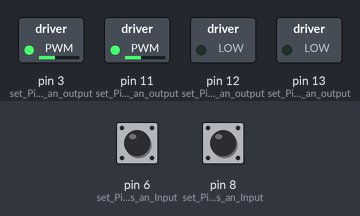
This sketch was run on a simulated Arduino Uno, built with avr-gcc and run on an emulated ATmega328P. Shown: switched loads named in the sketch (green lamp = pin HIGH). Inputs (shaded band) come from the test bench; at power-on: pin 8 (set_Pin_8_as_an_Input) LOW, pin 6 (set_Pin_6_as_an_Input) HIGH.

Above: at 6.0 s.
6.1 s: pin 8 (set_Pin_8_as_an_Input) pulled HIGH for 0.2 s
At 6.2 s:
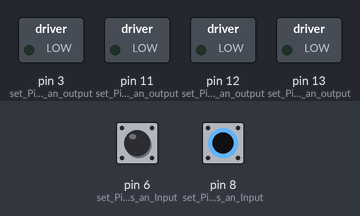
7.8 s: pin 8 (set_Pin_8_as_an_Input) pulled HIGH for 3.2 s
At 11.3 s:
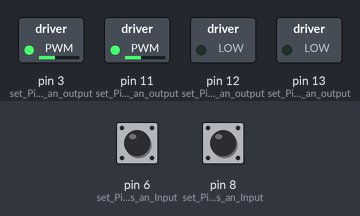
Timing chart, 0 to 12.8 s (numbered marks = the images above; inputs shaded):
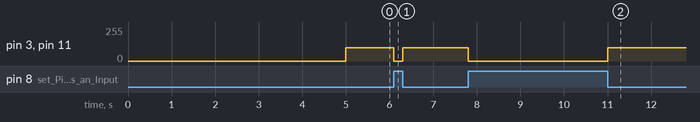

The sketch:

2_ForceChooser.ino
```cpp
void setup() {
  // Motor control pins
  pinMode(13, OUTPUT);    // set Pin 13 as an output
  pinMode(11, OUTPUT);    // set Pin 11 as an output
  pinMode(12, OUTPUT);    // set Pin 12 as an output
  pinMode(3, OUTPUT);     // set Pin 3 as an output

  // Sensor Pins
  pinMode(6, INPUT);     // set Pin 6 as an Input
  pinMode(8, INPUT);     // set Pin 8 as an Input
}

// Main loop - runs repeatedly
void loop() {
  delay(5000);            // Wait for 5 seconds
  forceChooser();         // Call the forceChooser function
}

// Force Chooser - Moves the robot backward if either sensor detects something
void forceChooser(){
  while(true){                           // Keep checking the sensors
      if(digitalRead(6) == 0){           // If sensor on pin 6 detects something (LOW)
        reverse(100);                     // Move backward at speed 100
        delay(100);                        // Short delay before checking again
      }
      else if(digitalRead(8) == 0){       // If sensor on pin 8 detects something (LOW)
        reverse(100);                     // Move backward at speed 100
        delay(100);                        // Short delay before checking again
      }
      else {                              // If no sensor detects anything (HIGH)
        stopMotors();                     // Stop the motors
      }
  }
}

// Force Lefty - Moves the robot backward if sensor detects something
void forceLefty(){
  while(true){                          // Keep checking the sensor
    if(digitalRead(6) == 0){            // If sensor detects something (LOW)
      reverse(100);                     // Move backward at speed 100
      delay(100);                       // Wait 0.1 seconds
    } else {                            // If no detection (HIGH)
      stopMotors();                     // Stop the motors
    }
  }
}

// Drive Functions
void stopMotors(){
  // Set the motor speed to 0 to stop the motors.
  analogWrite(11, 0);
  analogWrite(3, 0);
}

void reverse(int motorspeed){
  digitalWrite(13, LOW);        // Set Pin 13 to LOW, LOW = Reverse
  digitalWrite(12, LOW);        // Set Pin 12 to LOW, LOW = Reverse
  analogWrite(11, motorspeed);  // Add Specified Speed to Pin 11 using PWM
  analogWrite(3, motorspeed);   // Add Specified Speed to Pin 3 using PWM
}
```

Measured:
- after the input at 6.1 s, pin 3 (set_Pin_3_as_an_output), pin 11 (set_Pin_11_as_an_output): 100/255 → 0/255 at once, → 100/255 0.20 s later
- after the input at 7.8 s, pin 3 (set_Pin_3_as_an_output), pin 11 (set_Pin_11_as_an_output): 100/255 → 0/255 at once, → 100/255 3.2 s later
